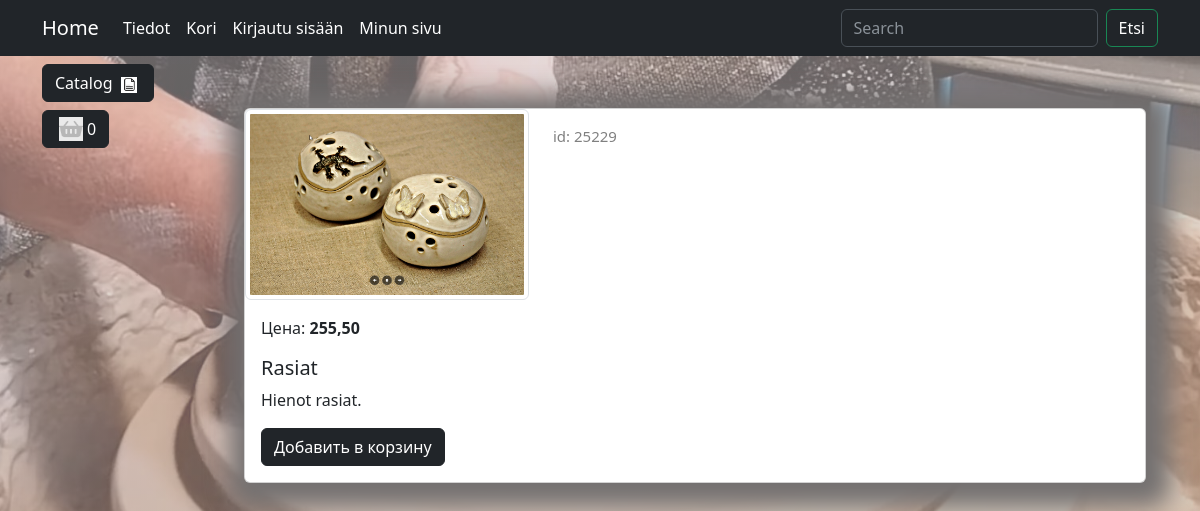
/goods/product/rasiat/, run on the app's committed database.
### goods/models.py (models this page shows, shortened)
class Product(models.Model):
    name=models.CharField(max_length=150, verbose_name='Nimi')
    slug = models.SlugField(max_length=200, unique=True, blank=True, null=True, verbose_name='URL')
    description=models.TextField(blank=True, null=True, verbose_name='Kuvaus')
    price=models.DecimalField(default=0.00, max_digits=7, decimal_places=2, verbose_name='Hinta')
    discount_price=models.DecimalField(default=0.00, max_digits=4, decimal_places=2, verbose_name='Alennettu hinta')
    image=models.ImageField(upload_to='goods_images', blank=True, null=True, verbose_name='Kuva')
    quantity=models.IntegerField(default=0, verbose_name='Määrä')
    category=models.ForeignKey(to=Category, on_delete=models.CASCADE, verbose_name='Kategoria')
    class Meta:
        verbose_name = 'Tuote'
        verbose_name_plural = 'Tuotteet'
    def display_id(self):
        return f'{25225+self.id:05}'
    def sell_price(self):
        if self.discount_price:
            return round(self.price-self.price*self.discount_price/100, 2)
        return self.price

### goods/views.py (the view)
# urls.py: path('product/<slug:product_slug>/', views.product, name='product'),
def product(request, product_slug=False, product_id=False):
    if product_id:
        product = Product.objects.get(id=product_id)
    else:
        product = Product.objects.get(slug=product_slug)
    context = {
        'product': product,
    }
    return render(request, 'goods/product.html', context=context)

### goods/templatetags/goods_tags.py (called while the page is built)
@register.simple_tag
def tag_category():
    return Category.objects.all()

### goods/templates/goods/product.html (shortened to what this page needs)
{% extends "main/base.html" %}
{% load static %}
{% block container %}
<div class="container mt-5">
    <div class="card mb-4 custom-shadow">
        <div class="row">
            <div class="col-md-4">
                <img src="{{product.image.url}}"
                    class="img-thumbnail" data-bs-toggle="modal" data-bs-target="#imageModal1">
            </div>
            <div class="col-md-4 ">
                <p class="product_id mt-3">id: {{product.display_id}}</p>
            </div>
        </div>
        <div class="card-body">
            <p class="card-text">Цена: <strong>{{ product.sell_price }}</strong></p>
            <h5 class="card-title">{{ product.name }}</h5>
            <p class="card-text">{{ product.description }}</p>
            <a href="#" class="btn btn-dark add-to-cart">Добавить в корзину</a>
        </div>
    </div>
</div>
{% endblock %}

### static/deps/css/my_css.css (style rules this page uses)
body { background-image: url("../images/bg-image6.jpg"); background-image: linear-gradient(rgba(208, 203, 203, 0.5), rgba(151, 146, 146, 0.5)), url("../images/bg-image6.jpg"); background-repeat: no-repeat; background-attachment: fixed; background-position: center center; background-size: cover; }
.custom-shadow { box-shadow: 5px 5px 25px 19px #737070; }
.product_id { color: gray; font-size: 15px; }

### data on the page
Product: image (picture), display_id "25229", sell_price "255,50", name "Rasiat", description "Hienot rasiat."
